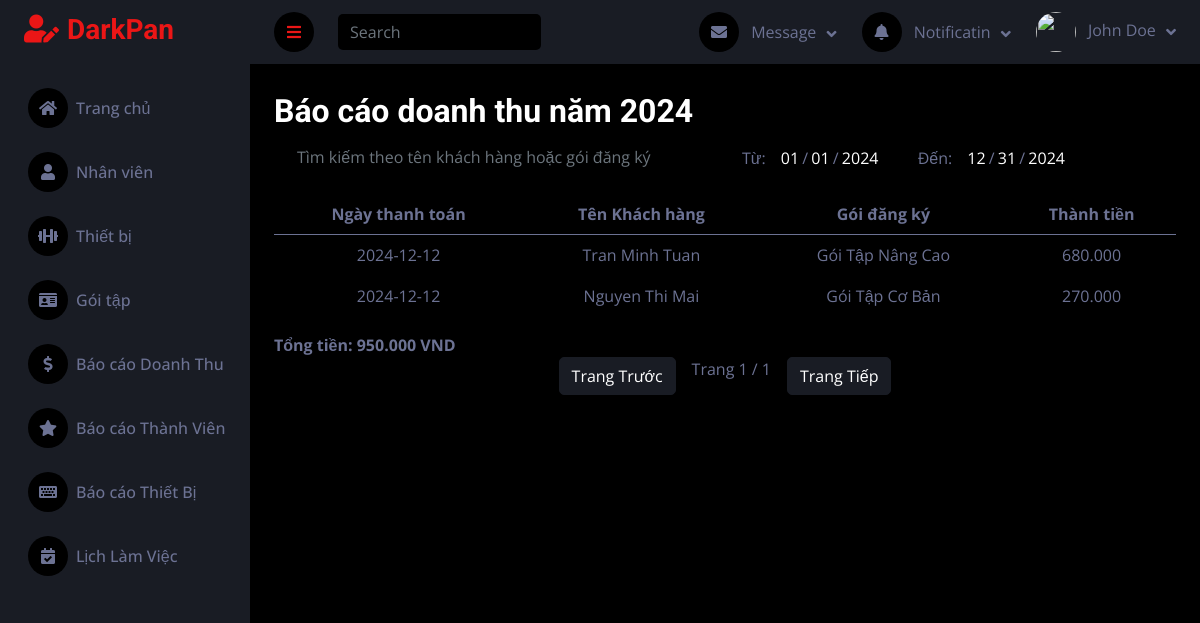
/public/Admin/baoCaoDoanhThu?page=2, run on an earlier commit of the app's database.
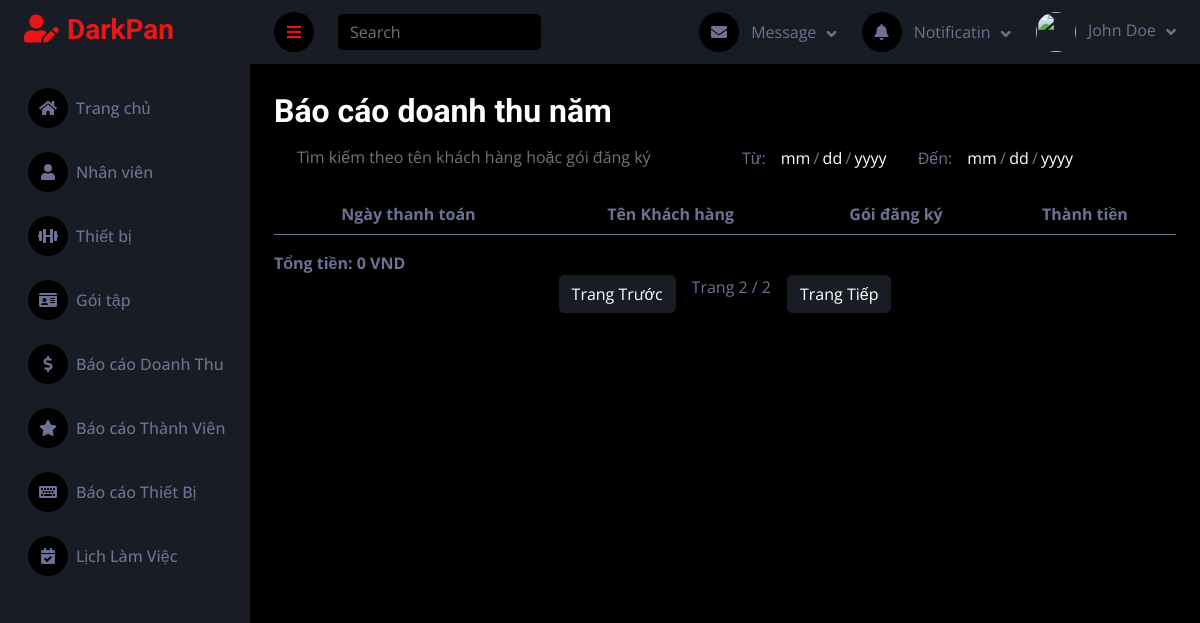
And on a later commit of the database.
### tables this page shows
CREATE TABLE `hoadon` (
  `maHoaDon` int(11) NOT NULL,
  `idDangKy` int(11) NOT NULL,
  `ngayTao` date NOT NULL,
  `phuongThucThanhToan` enum('Tiền mặt','Thẻ tín dụng','Chuyển khoản') NOT NULL,
  `soTien` decimal(10,2) NOT NULL,
  `maKhuyenMai` int(11) DEFAULT NULL,
  `ngayThanhToan` date DEFAULT NULL,
  `trangThai` enum('Đã thanh toán','Chưa thanh toán') NOT NULL DEFAULT 'Chưa thanh toán'
);

CREATE TABLE `nguoidung` (
  `userID` int(10) NOT NULL,
  `hoTen` varchar(100) NOT NULL,
  `sdt` varchar(15) DEFAULT NULL,
  `ngaySinh` date DEFAULT NULL,
  `email` varchar(100) NOT NULL,
  `matKhau` varchar(255) NOT NULL,
  `vaiTro` enum('Admin','NVQuay','NVBaoTri','ThanhVien','NVHuongDanVien') NOT NULL,
  `hinhAnh` varchar(255) NOT NULL,
  `token` varchar(255) NOT NULL
);

CREATE TABLE `goitap` (
  `maGoiTap` int(11) NOT NULL,
  `tenGoiTap` varchar(255) NOT NULL,
  `thoiHan` int(11) NOT NULL,
  `gia` decimal(10,2) NOT NULL,
  `moTa` text DEFAULT NULL,
  `anhGoiTap` varchar(255) NOT NULL
);

### controllers/HomeController_Admin.php (called while the page is built, shortened)
<?php
require_once BASE_PATH . '/models/DoanhThuModel.php';
class HomeController_Admin {
public function baoCaoDoanhThu() {
    $baoCaoDoanhThuModel = new Revenue();
    $years = $baoCaoDoanhThuModel->getAvailableYears();
    $totalPages = count($years);
    $page = isset($_GET['page']) ? intval($_GET['page']) : 1;
    $page = max(1, min($page, $totalPages));
    $currentYear = $years[$page - 1]['year'];
    $doanhThu = $baoCaoDoanhThuModel->getRevenueDetailsByYear($currentYear);
    $data = [
        'doanhThu' => $doanhThu,
        'totalPages' => $totalPages,
        'currentPage' => $page,
        'currentYear' => $currentYear,
    ];
    $this->render('Admin/baoCaoDoanhThu/doanhThu_dash', $data);
}
    protected function render($view, $data = []) {
        extract($data);
        require_once BASE_PATH . "/views/$view.php";
    }
}
?>

### public/index.php (called while the page is built, shortened)
<?php
$router = new Router();
$router->handleRequest();
?>

### models/DoanhThuModel.php (called while the page is built, shortened)
<?php
require_once "../config/database.php";
class Revenue {
    private $conn;
    public function __construct() {
        $database = new Database();
        $this->conn = $database->connect();
    }
public function getAvailableYears() {
    $query = "SELECT DISTINCT YEAR(ngayThanhToan) AS year FROM hoadon ORDER BY year DESC";
    $result = $this->conn->query($query);
    return $result->fetch_all(MYSQLI_ASSOC);
}
    public function getRevenueDetailsByYear($year) {
        $query = "SELECT
                    h.ngayThanhToan,
                    n.hoTen AS tenKhachHang,
                    g.tenGoiTap,
                    -- g.gia AS donGia,
                    h.soTien AS tongTien
                FROM hoadon h
                INNER JOIN goidangky gd ON h.idDangKy = gd.idDangKy
                INNER JOIN nguoidung n ON gd.userID = n.userID
                INNER JOIN goitap g ON gd.maGoiTap = g.maGoiTap
                WHERE YEAR(h.ngayThanhToan) = ?
                ORDER BY h.ngayThanhToan DESC";
        $stmt = $this->conn->prepare($query);
        $stmt->bind_param("i", $year);
        $stmt->execute();
        $result = $stmt->get_result();
        return $result->fetch_all(MYSQLI_ASSOC);
    }
}
?>

### config/database.php (called while the page is built, shortened)
<?php
class Database {
    private $servername = "localhost:3306";
    private $username = "root";
    private $password = "";
    private $dbname = "gym";
    public function connect() {
        $this->conn = mysqli_connect($this->servername, $this->username, $this->password, $this->dbname);
        return $this->conn;
    }
}
?>

### views/Admin/baoCaoDoanhThu/doanhThu_dash.php (the view, shortened to what the changed rows need)
<!DOCTYPE html>
<html lang="en">
<head>
    <link href="https://cdnjs.cloudflare.com/ajax/libs/font-awesome/5.10.0/css/all.min.css" rel="stylesheet">
    <link href="https://cdn.jsdelivr.net/npm/bootstrap-icons@1.4.1/font/bootstrap-icons.css" rel="stylesheet">
    <link href="asset/lib/owlcarousel/assets/owl.carousel.min.css" rel="stylesheet">
    <link href="asset/lib/tempusdominus/css/tempusdominus-bootstrap-4.min.css" rel="stylesheet" />
    <link href="asset/css/bootstrap.min.css" rel="stylesheet">
    <link href="asset/css/style.css" rel="stylesheet">
</head>
<body>
    <?php require_once('../views/Admin/layout/header.php'); ?>
    <?php require_once('../views/Admin/layout/sidebar.php'); ?>
    <div class="container-fluid pt-4 px-4 my-1">
        <?php
            $startDate = $currentYear . "-01-01";
            $endDate = $currentYear . "-12-31";
        ?>
    <h2>Báo cáo doanh thu năm <?= $currentYear ?></h2>
<div class="mb-3" style="flex-grow: 1; max-width: 900px; padding-left: 10px;">
    <div class="row">
        <div class="col-md-6">
            <input type="text" id="searchInput" class="form-control" placeholder="Tìm kiếm theo tên khách hàng hoặc gói đăng ký">
        </div>
        <div class="col-md-6">
            <div class="input-group ">
                <table>
                    <tr>
                        <td>Từ:</td>
                        <td><input type="date" id="startDate" class="form-control" value="<?php echo $startDate; ?>"></td>
                        <td>Đến: </td>
                        <td><input type="date" id="endDate" class="form-control" value="<?php echo $endDate; ?>"></td>
                    </tr>
                </table>
            </div>
        </div>
    </div>
</div>
        <?php
$totalAmount = 0;
?>
<table class="table table-striped text-center">
    <thead>
        <tr>
            <th>Ngày thanh toán</th>
            <th>Tên Khách hàng</th>
            <th>Gói đăng ký</th>
            <th>Thành tiền</th>
        </tr>
    </thead>
    <tbody id="customerTable">
    <?php if (!empty($doanhThu)) : ?>
    <?php foreach ($doanhThu as $item) : ?>
        <tr>
            <td><?php echo $item['ngayThanhToan']; ?></td>
            <td><?php echo $item['tenKhachHang']; ?></td>
            <td><?php echo $item['tenGoiTap']; ?></td>
            <td><?php echo number_format($item['tongTien'], 0, '', '.'); ?></td>
        </tr>
        <?php $totalAmount += $item['tongTien']; ?>
    <?php endforeach; ?>
<?php endif; ?>
    </tbody>
</table>
<div class="text-right mt-3">
    <strong>Tổng tiền: <?php echo number_format($totalAmount, 0, '', '.'); ?> VND</strong>
</div>
        <div id="pagination" class="d-flex justify-content-center">
            <a href="/GYM-WEB/public/Admin/baoCaoDoanhThu?page=<?= max(1, $currentPage - 1) ?>" class="btn btn-secondary">Trang Trước</a>
            <span class="mx-3">Trang <?= $currentPage ?> / <?= $totalPages ?></span>
            <a href="/GYM-WEB/public/Admin/baoCaoDoanhThu?page=<?= min($totalPages, $currentPage + 1) ?>" class="btn btn-secondary">Trang Tiếp</a>
        </div>
    </div>
</body>
</html>

What changed in the data, as far as the page shows it:
removed hoadon: ngayThanhToan "2024-12-12", nguoidung.hoTen "Tran Minh Tuan", goitap.tenGoiTap "Gói Tập Nâng Cao", soTien "680.000"
removed hoadon: ngayThanhToan "2024-12-12", nguoidung.hoTen "Nguyen Thi Mai", goitap.tenGoiTap "Gói Tập Cơ Bản", soTien "270.000"
Also different on the page:
form field value: "01/01/2024" → (not shown)
form field value: "12/31/2024" → (not shown)
$totalAmount: "950.000" → "0"
$currentPage: "1" → "2"
$totalPages: "1" → "2"
$currentYear: "2024" → (not shown)
